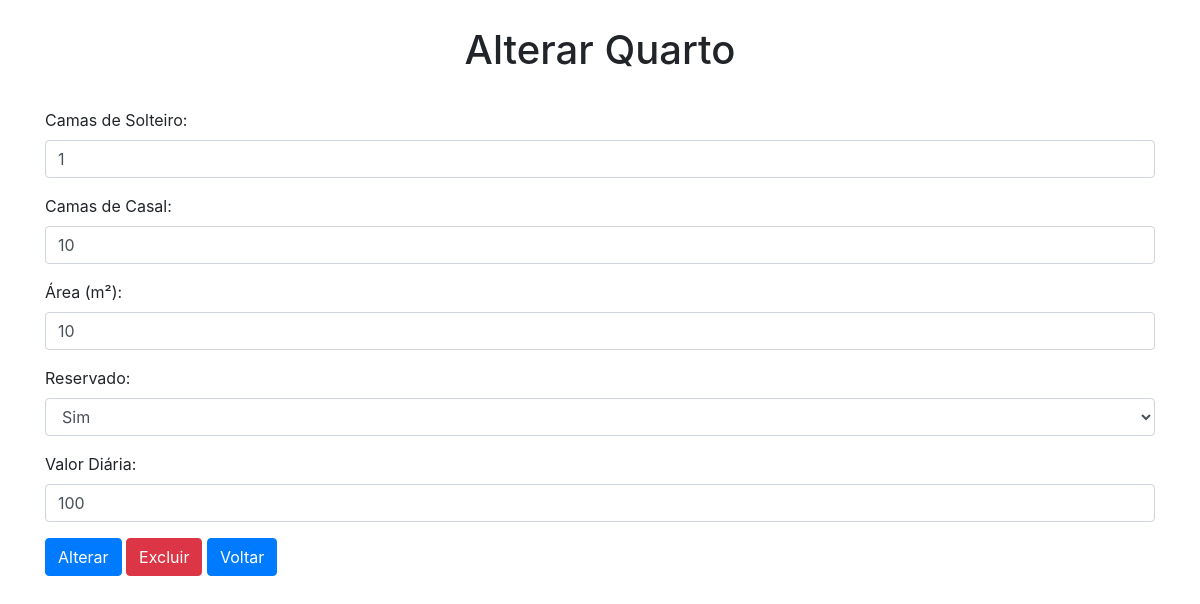
The app's page /cadastrar.php?numero=1 with its own data.
### tables this page shows
CREATE TABLE quarto (
  numero INTEGER NOT NULL PRIMARY KEY,
  camas_solteiro INTEGER NOT NULL CHECK (camas_solteiro >= 0),
  camas_casal INTEGER NOT NULL CHECK (camas_casal >= 0),
  area_m2 INTEGER NOT NULL CHECK (area_m2 > 0),
  reservado INTEGER NOT NULL CHECK (reservado IN (0, 1)),
  valor_diaria INTEGER NOT NULL CHECK (valor_diaria > 0)
);

### cadastrar.php (the view, shortened to what this page needs)
<!DOCTYPE html>
<html>
<head>
    <link rel="stylesheet" href="css\style.css">
    <link rel="stylesheet" href="https://stackpath.bootstrapcdn.com/bootstrap/4.5.2/css/bootstrap.min.css">
</head>
<body>
    <?php
    $alteracao = false;
    $dados_quarto = array();
    if (isset($_GET['numero'])) {
        $alteracao = true;
        $numero_quarto = $_GET['numero'];
        try {
            $db = conectar();
            $stmt = $db->prepare('SELECT * FROM quarto WHERE numero = ?');
            $stmt->bindParam(1, $numero_quarto);
            $stmt->execute();
            $dados_quarto = $stmt->fetch(PDO::FETCH_ASSOC);
        } catch (PDOException $e) {
            echo "Erro ao consultar quarto: " . $e->getMessage();
        }
    }
    ?>
<div class="container">
        <h1><?php echo $alteracao ? 'Alterar' : 'Inserir'; ?> Quarto</h1>
        <form action="cadastrar.php" method="POST">
            <div class="form-group">
                <label for="camas_solteiro">Camas de Solteiro:</label>
                <input type="number" class="form-control" name="camas_solteiro" value="<?php echo $alteracao ? $dados_quarto['camas_solteiro'] : ''; ?>" required>
            </div>
            <div class="form-group">
                <label for="camas_casal">Camas de Casal:</label>
                <input type="number" class="form-control" name="camas_casal" value="<?php echo $alteracao ? $dados_quarto['camas_casal'] : ''; ?>" required>
            </div>
            <div class="form-group">
                <label for="area_m2">Área (m²):</label>
                <input type="number" class="form-control" name="area_m2" value="<?php echo $alteracao ? $dados_quarto['area_m2'] : ''; ?>" required>
            </div>
            <div class="form-group">
                <label for="reservado">Reservado:</label>
                <select class="form-control" name="reservado" required>
                    <option value="1" <?php echo $alteracao && $dados_quarto['reservado'] == 1 ? 'selected' : ''; ?>>Sim</option>
                </select>
            </div>
            <div class="form-group">
                <label for="valor_diaria">Valor Diária:</label>
                <input type="number" class="form-control" name="valor_diaria" value="<?php echo $alteracao ? $dados_quarto['valor_diaria'] : ''; ?>" required>
            </div>
            <?php if ($alteracao) : ?>
                <button type="submit" class="btn btn-primary">Alterar</button>
                <button type="button" class="btn btn-danger" onclick="confirmarExclusao()">Excluir</button>
            <?php else : ?>
                <button type="submit" class="btn btn-primary">Inserir</button>
            <?php endif; ?>
            <a href="listar.php?" class="btn btn-primary">Voltar</a>
        </form>
    </div>
</body>
</html>

### css/style.css (style rules this page uses)
h1 { display: flex; justify-content: center; align-items: center; height: 100px; }

### records on screen
quarto: camas_solteiro "1", camas_casal "10", area_m2 "10", reservado "Sim", valor_diaria "100"
